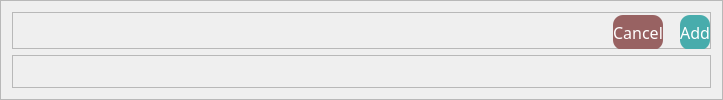
        <widget class="QFrame" name="frame_4">
         <property name="minimumSize">
          <size>
           <width>200</width>
           <height>100</height>
          </size>
         </property>
         <property name="maximumSize">
          <size>
           <width>16777215</width>
           <height>200</height>
          </size>
         </property>
         <property name="frameShape">
          <enum>QFrame::StyledPanel</enum>
         </property>
         <property name="frameShadow">
          <enum>QFrame::Raised</enum>
         </property>
         <layout class="QVBoxLayout" name="verticalLayout">
          <item>
           <widget class="QFrame" name="frame_8">
            <property name="minimumSize">
             <size>
              <width>0</width>
              <height>30</height>
             </size>
            </property>
            <property name="maximumSize">
             <size>
              <width>16777215</width>
              <height>60</height>
             </size>
            </property>
            <property name="frameShape">
             <enum>QFrame::StyledPanel</enum>
            </property>
            <property name="frameShadow">
             <enum>QFrame::Raised</enum>
            </property>
            <layout class="QHBoxLayout" name="horizontalLayout_3">
             <property name="spacing">
              <number>7</number>
             </property>
             <property name="leftMargin">
              <number>0</number>
             </property>
             <property name="topMargin">
              <number>0</number>
             </property>
             <property name="rightMargin">
              <number>0</number>
             </property>
             <property name="bottomMargin">
              <number>0</number>
             </property>
             <item>
              <spacer name="horizontalSpacer_3">
               <property name="orientation">
                <enum>Qt::Horizontal</enum>
               </property>
               <property name="sizeType">
                <enum>QSizePolicy::Preferred</enum>
               </property>
               <property name="sizeHint" stdset="0">
                <size>
                 <width>600</width>
                 <height>20</height>
                </size>
               </property>
              </spacer>
             </item>
             <item>
              <widget class="QPushButton" name="btnCancel">
               <property name="minimumSize">
                <size>
                 <width>0</width>
                 <height>35</height>
                </size>
               </property>
               <property name="maximumSize">
                <size>
                 <width>200</width>
                 <height>30</height>
                </size>
               </property>
               <property name="font">
                <font>
                 <family>Century Gothic</family>
                 <pointsize>12</pointsize>
                </font>
               </property>
               <property name="cursor">
                <cursorShape>PointingHandCursor</cursorShape>
               </property>
               <property name="styleSheet">
                <string notr="true">#btnCancel
{

background-color: #986262;
color: white;
border-radius:10px;

}
#btnCancel::hover
{
background-color:#AE4D4D;


}



</string>
               </property>
               <property name="text">
                <string>Cancel</string>
               </property>
              </widget>
             </item>
             <item>
              <spacer name="horizontalSpacer">
               <property name="orientation">
                <enum>Qt::Horizontal</enum>
               </property>
               <property name="sizeType">
                <enum>QSizePolicy::Preferred</enum>
               </property>
               <property name="sizeHint" stdset="0">
                <size>
                 <width>10</width>
                 <height>20</height>
                </size>
               </property>
              </spacer>
             </item>
             <item>
              <widget class="QPushButton" name="btnAdd">
               <property name="minimumSize">
                <size>
                 <width>0</width>
                 <height>35</height>
                </size>
               </property>
               <property name="maximumSize">
                <size>
                 <width>200</width>
                 <height>30</height>
                </size>
               </property>
               <property name="font">
                <font>
                 <family>Century Gothic</family>
                 <pointsize>12</pointsize>
                </font>
               </property>
               <property name="cursor">
                <cursorShape>PointingHandCursor</cursorShape>
               </property>
               <property name="styleSheet">
                <string notr="true">
#btnAdd
{
border-radius:10px;
background-color: #48ACAC;
color:white;
}
#btnAdd::hover
{
background-color:#2F958D;
color: white;

}



</string>
               </property>
               <property name="text">
                <string>Add</string>
               </property>
              </widget>
             </item>
            </layout>
           </widget>
          </item>
          <item>
           <widget class="QFrame" name="frame_9">
            <property name="minimumSize">
             <size>
              <width>600</width>
              <height>0</height>
             </size>
            </property>
            <property name="maximumSize">
             <size>
              <width>1200</width>
              <height>16777215</height>
             </size>
            </property>
            <property name="frameShape">
             <enum>QFrame::StyledPanel</enum>
            </property>
            <property name="frameShadow">
             <enum>QFrame::Raised</enum>
            </property>
           </widget>
          </item>
         </layout>
        </widget>
